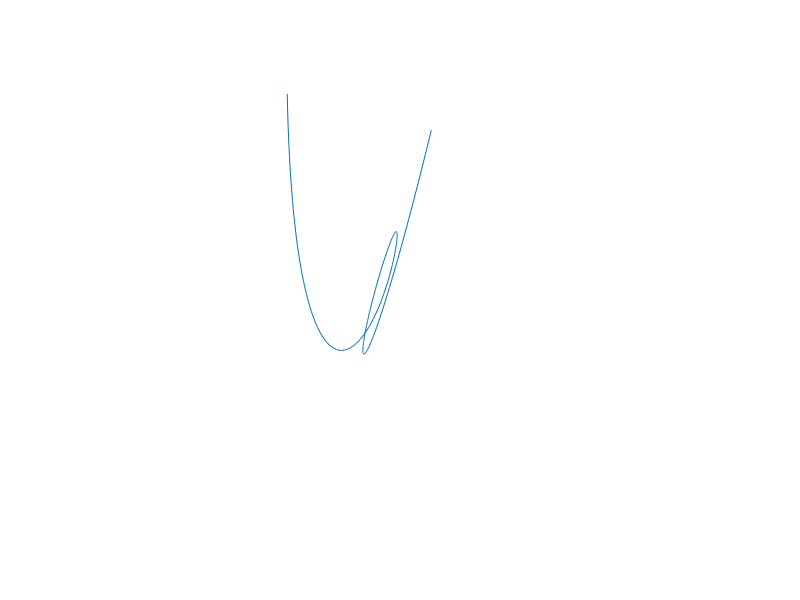
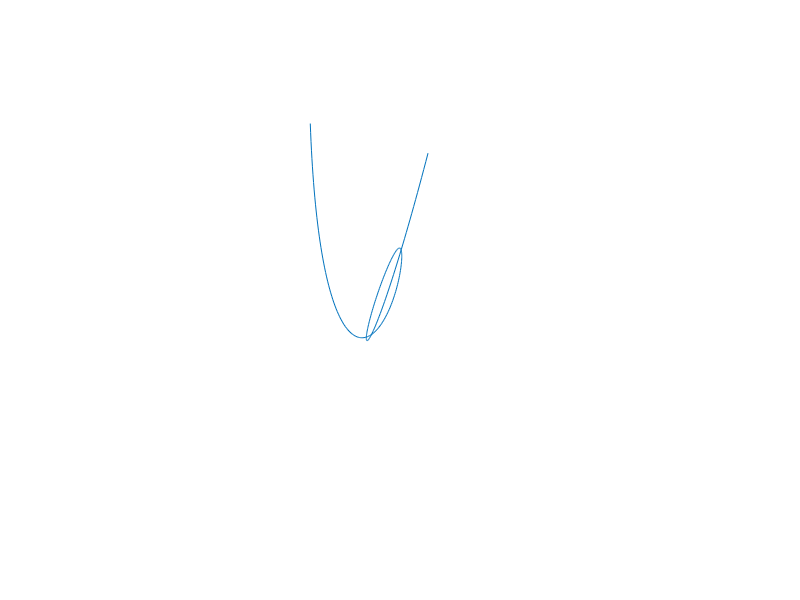
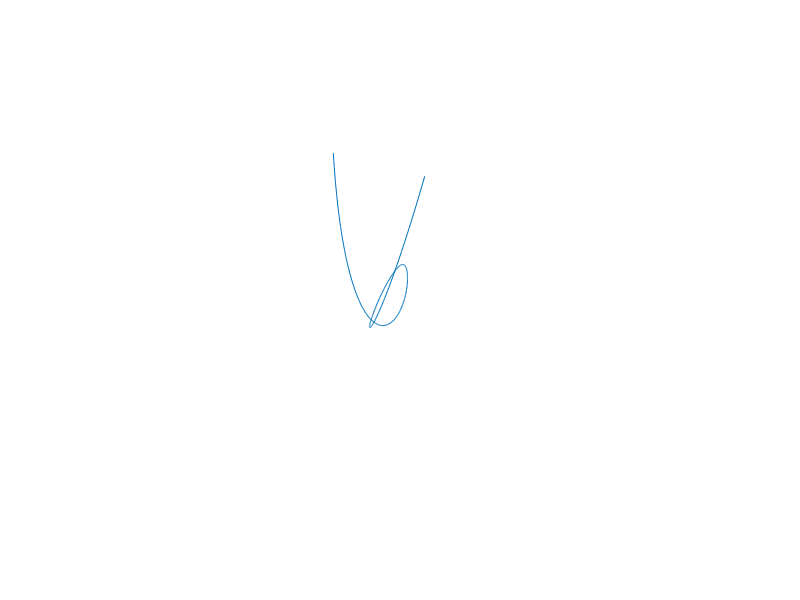
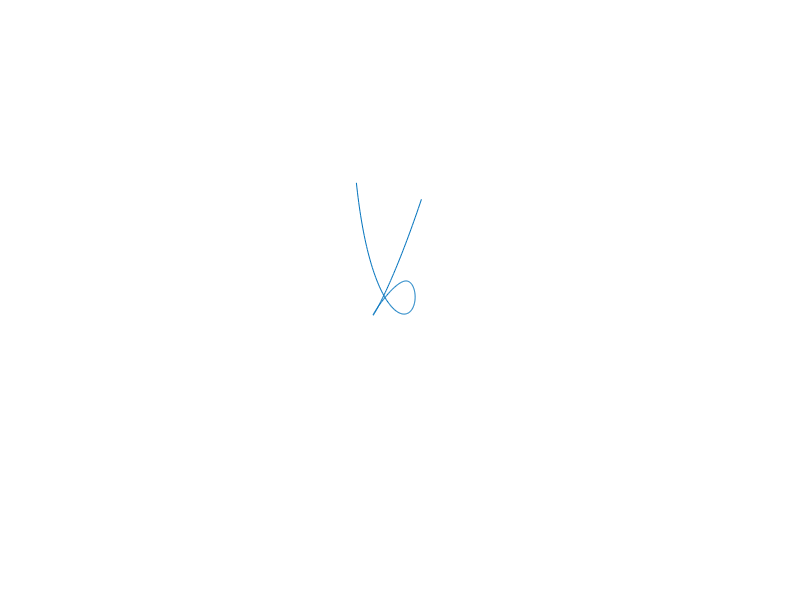

These charts were generated, in order, by the following MATLAB code: (Note: a time limit stopped this script after it produced the figures.)

function [] = genCurves()
%%

% Version history

% v1: matlab_line_drawings
% randomly samples knot grid (2D cartesian feature space) to draw
% parametrically controlled curves per Thomas' algorith

% v2: genCurves:
% converting to function to be called from MonkeyLogic, with parameter
% input to control curve noise, feature space sampling. v2 will save each
% curve to a separate png file with a filename specifying drawing
% parameters.  MonkeyLogic will be able to display the curves in the same
% basic state engine as corr_RL.
% Modifications:
% - Function will be called at the start of the block to generate state A
% and state B curves for the block.  So needs to output two curves each
% call
% - Function needs to take a smooth/rough parameter, and parameters
% controlling noise, also.  We will vary sampling/noise by block to measure
% effect on learning

% Development ideas: movies illustrate how feature space is sampled and how
% much noise is included.  So for a smooth movie, the shape will morph.
% For a rough movie, it will change abruptly.

% Main script


% set params structure.  This can eventually be passed in from monkeyLogic
params.size_of_knot_grid = 10;
params.low = -1;
params.high = 1;
knot_grid = make_knot_grid(params.size_of_knot_grid, params.low, params.high);
params.max_knot_number = 10;
params.D = 256; % resolution_of_curves
params.K = 2; % number of axes in curve space that we will sample
params.S = 1; % number of "exposures" to generate
params.N = 12; % number of samples per exposure
params.save_png = true;
params.plotCurveSeq = true;
params.n_knot_points = 5;
% params.n_knot_points = 2;

params.nBlocks = 10;
params.curvesPerBlock = 2;

% Specify the "curve of origin"
curve_of_origin = zeros(params.D, 2);

% Circle
rng = (0:params.D-1)' / params.D * 2 * pi;
curve_of_origin(:, 1) = sin(rng);
curve_of_origin(:, 2) = cos(rng);
radius = 0.1 * (params.high - params.low);
curve_of_origin = curve_of_origin * radius;
% oXY = xy2stacked(curve_of_origin);

for b = 1:params.nBlocks

    for c = 1:params.curvesPerBlock

        % --- curves for A state
        % endcurve
        knots = sample_knots(knot_grid, params.n_knot_points, false);
        [endcurve, ~] = upsample(knots, params.D);

        % orthocurve
        el = sum(sum(endcurve .* endcurve));
        knots = sample_knots(knot_grid, params.n_knot_points, false);
        [other_curve, ~] = upsample(knots, params.D);
        orthocurve = sum(sum(other_curve .* endcurve)) * endcurve / el - other_curve;
        fprintf('check: %.2f\n', sum(sum(orthocurve .* endcurve))); % ??

        % Generate one sequence and look at it
        scale_lim = 1;

        % Travel smoothly along manifold, sample a curve at each point
        smooth_sequence = zeros(params.N, params.D, 2);
        for i = 1:params.N
            t = interp1([1, params.N], [-scale_lim, scale_lim], i);
            smooth_sequence(i, :, :) = curve_of_origin + t * endcurve;
        end

        % Random samples of curves along an orthogonal manifold: this is the "noise"
        rough_sequence = zeros(params.N, params.D, 2);
        for n = 1:params.N
            t = max(min(randn, scale_lim), -scale_lim);
            rough_sequence(n, :, :) = curve_of_origin + t * orthocurve;
        end

     

        %%
        % Plotting
        figure;
        plot(endcurve(:, 1), endcurve(:, 2));
        hold on;
        plot(orthocurve(:, 1), orthocurve(:, 2), 'r');

        %%

        if params.plotCurveSeq
            % lim = 1.75;
            lim = 1.5;
            limx = [-lim, lim];
            limy = [-lim, lim];

            figure;
            for i = 1:3
                for n = 1:params.N
                    subplot(3, params.N, (i-1)*params.N + n);
                    if i == 1
                        plot(smooth_sequence(n, :, 1), smooth_sequence(n, :, 2));
                    elseif i == 2
                        plot(rough_sequence(n, :, 1), rough_sequence(n, :, 2));
                    else
                        plot((rough_sequence(n, :, 1) + smooth_sequence(n, :, 1))/2, ...
                            (rough_sequence(n, :, 2) + smooth_sequence(n, :, 2))/2);
                    end
                    xlim(limx);
                    ylim(limy);
                    axis off;
                    axis equal;
                end
            end

        end

        %%
        if params.save_png

            for i = 1:3
                for n = 1:params.N
                    % subplot(3, params.N, (i-1)*params.N + n);
                    if i == 1
                        f = figure;
                        plot(smooth_sequence(n, :, 1), smooth_sequence(n, :, 2));
                    elseif i == 2
                        f = figure;
                        plot(rough_sequence(n, :, 1), rough_sequence(n, :, 2));
                    else
                        f = figure;
                        plot((rough_sequence(n, :, 1) + smooth_sequence(n, :, 1))/2, ...
                            (rough_sequence(n, :, 2) + smooth_sequence(n, :, 2))/2);
                    end
                    xlim(limx);
                    ylim(limy);
                    axis off;
                    axis equal;

                    % --- SAVE PNG
                    state = 'A';
                    fn = buildFilename(params, i, n, b, c);
                    cd blockstim
                    % f is figure object, if not included in print command, prints
                    % last ML screen changed, eg user, as png file
                    print(f, fn, '-dpng');
                    close;
                    cd ..

                end
            end

        end % save_png

    end % curvesPerBlock

end  % nBlocks





%%
% Utilities for generating curves

    function fn = buildFilename(params, i, n, b, c)

        blockstr = strcat ('b', num2str(b), '_');
        curvestr = strcat ('c', num2str(c), '_');

        switch i

            case 1
                typeStr = 'smooth_';

            case 2
                typeStr = 'rough_';

            case 3
                typeStr = 'comb_';

        end

        sampStr = strcat('s', num2str(n));

        fn = strcat(typeStr, blockstr, curvestr, sampStr);

        bob = 1;


    end


% function stacked = xy2stacked(xy)
%     n = size(xy, 1);
%     stacked = reshape(xy', [n*2, 1]);
% end

    function xy = stacked2xy(stacked)
        assert(mod(length(stacked), 2) == 0);
        n = length(stacked) / 2;
        xy = reshape(stacked, [2, n])';
    end

    function segmented = stacked2segmented(curve)
        n_points = length(curve) / 2;
        assert(mod(n_points, 1) == 0);
        x1_idx = 1:n_points-1;
        x2_idx = 2:n_points;
        y1_idx = x1_idx + n_points;
        y2_idx = x2_idx + n_points;
        segmented = [curve(x1_idx), curve(x2_idx), curve(y1_idx), curve(y2_idx)];
    end

    function probes_nxy = linear_probe_set(lim, num, center, dash)
        if nargin < 3
            center = [0, 0];
        end
        if nargin < 4
            dash = false;
        end

        cnt = 1;
        base_probes = 6 * num;
        if dash
            num_probes = base_probes * (1 + dash);
        else
            num_probes = base_probes;
        end
        probes_nxy = zeros(num_probes, 2, 2);
        fprintf('making %d probes\n', num_probes);
        eps = 0.01; % avoid corners

        % Vertical probes
        for x = linspace(-lim+eps, lim-eps, num)
            probes_nxy(cnt, :, :) = [x, lim; x, -lim];
            cnt = cnt + 1;
        end

        % Horizontal probes
        for y = linspace(-lim+eps, lim-eps, num)
            probes_nxy(cnt, :, :) = [lim, y; -lim, y];
            cnt = cnt + 1;
        end

        % Negative oblique
        for y = linspace(-lim+eps, lim-eps, num)
            probes_nxy(cnt, :, :) = [-lim, y; y, -lim];
            cnt = cnt + 1;
        end
        for x = linspace(-lim+eps, lim-eps, num)
            probes_nxy(cnt, :, :) = [x, lim; lim, x];
            cnt = cnt + 1;
        end

        % Positive oblique
        for y = linspace(-lim+eps, lim-eps, num)
            probes_nxy(cnt, :, :) = [lim, y; -y, -lim];
            cnt = cnt + 1;
        end
        for x = linspace(-lim+eps, lim-eps, num)
            probes_nxy(cnt, :, :) = [x, lim; -lim, -x];
            cnt = cnt + 1;
        end

        if dash
            inc = 1 / dash;
            for i = 1:base_probes
                xp = polyfit([0, 1], probes_nxy(i, :, 1)', 1);
                yp = polyfit([0, 1], probes_nxy(i, :, 2)', 1);
                stop = 0;
                for j = 1:dash
                    start = stop;
                    stop = start + inc;
                    probes_nxy(cnt, :, 1) = polyval(xp, [start, stop]);
                    probes_nxy(cnt, :, 2) = polyval(yp, [start, stop]);
                    cnt = cnt + 1;
                end
            end
        end

        probes_nxy = probes_nxy + repmat(reshape(center, [1, 1, 2]), [size(probes_nxy, 1), 2, 1]);
    end

    function grid = make_knot_grid(size, low, high)
        [X, Y] = meshgrid(linspace(low, high, size));
        grid = [X(:), Y(:)];
    end

    function knots = sample_knots(knot_grid, number_of_knot_points, closed)
        if nargin < 3
            closed = true;
        end

        grid_size = size(knot_grid, 1);
        if nargin < 2 || isempty(number_of_knot_points)
            nkp = grid_size;
        else
            nkp = number_of_knot_points;
        end

        dice = randsample(grid_size, nkp, nkp > grid_size);
        if closed
            dice(end) = dice(1);
        end
        knots = knot_grid(dice, :);
    end

    function [xy, knots] = upsample(knots, resolution, kind)
        if nargin < 3
            kind = 'spline';
        end

        num_knots = size(knots, 1);

        if num_knots < 3
            kind = 'linear';
        end

        plot_range = linspace(0, num_knots-1, resolution);

        if strcmp(kind, 'linear')
            fx = interp1(0:num_knots-1, knots(:,1), plot_range, 'linear');
            fy = interp1(0:num_knots-1, knots(:,2), plot_range, 'linear');
        else
            fx = interp1(0:num_knots-1, knots(:,1), plot_range, 'spline');
            fy = interp1(0:num_knots-1, knots(:,2), plot_range, 'spline');
        end

        xy = [fx', fy'];
    end

end
